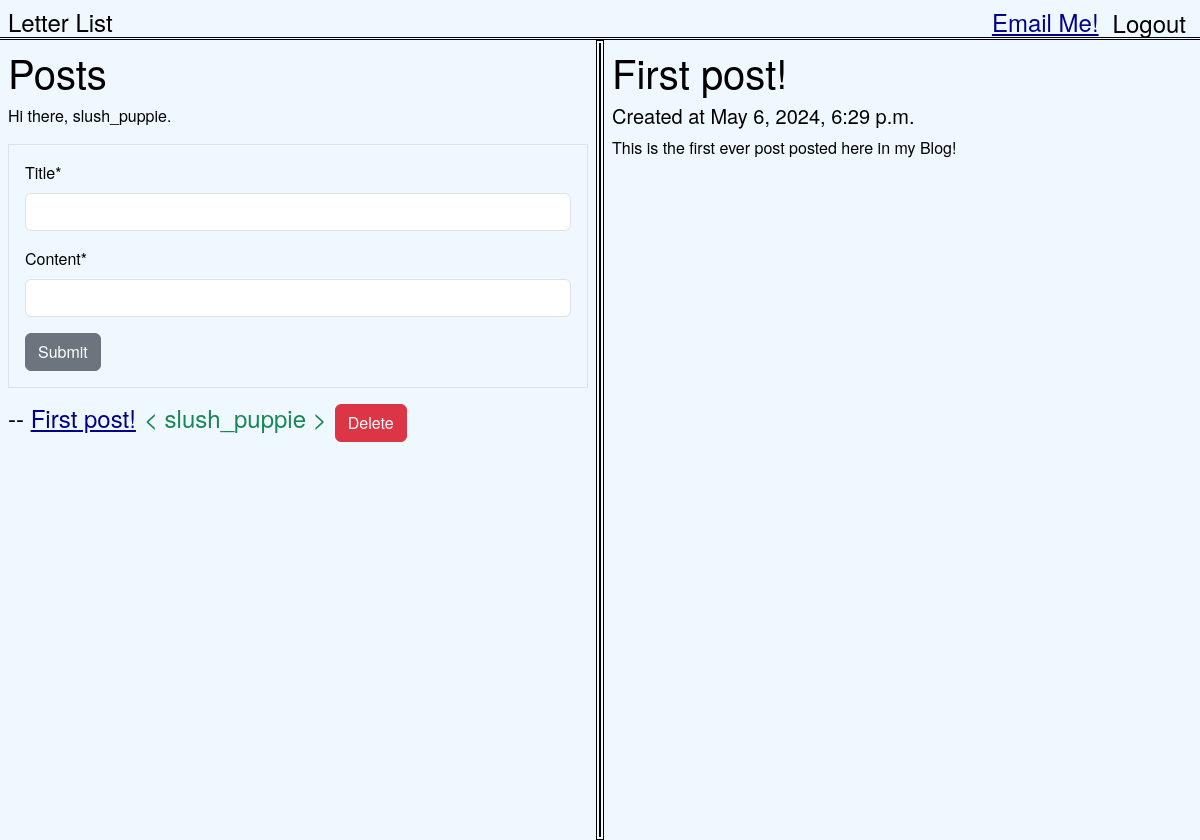
The page /home/1 (signed in) on the database its author committed.
### blog/models.py (models this page shows)
class post(models.Model):
    author = models.ForeignKey(User, default=1, null=True, on_delete=models.SET_NULL)
    title = models.CharField(max_length=200)
    content = models.CharField(max_length=10000)
    created_at = models.DateTimeField(auto_now_add=True)

### blog/views.py (the view, shortened to what this page needs)
# urls.py: path('home/<int:id>', views.home),
def home(request, id=1):
    form = postForm
    Post = post.objects.get(pk=id)
    context = {
        "posts":post.objects.all().order_by('-id'),
        "form":form,
        "post":Post,
    }
    form = postForm()
    return render(request, "index.html", context)

### blog/templates/index.html (shortened to what this page needs)
{% extends 'base.html' %}
{% load crispy_forms_tags %}
{% block content %}
<nav id="nav" class="px-2 py-1 inline d-flex flex-row">
  <a class="navbar-brand" href="#">Letter List</a>
  <div id="separator"></div>
  <a href="mailto:letterlista@aol.com" id="mail" class="mx-2">Email Me!</a>
  <div class="text-white" id="navbarSupportedContent">
    {% if user.is_authenticated %}
    <form method="POST" id="smol" action="{% url 'logout' %}" class="w-25 h-100">
      <button id="button" type="submit">Logout</button>
    </form>
    {% endif %}
  </div>
</nav>
<div class="d-flex flex-row h-100">
    <div class="p-2 w-50 h-100" style="overflow: scroll;">
        <h1>Posts</h1>
        {% if user.is_staff %}
        <p>Hi there, {{ request.user }}.</p>
        <form method="post" class="border p-3">
            {{ form|crispy }}
            <button class="btn btn-secondary" type="submit" name="post_post">Submit</button>
        </form>
        {% endif %}
        {% for post in posts %}
            <div class="d-flex flex-row flex-inline">
              <h4>-- <a href="../home/{{ post.id }}">{{ post.title }}</a></h4>
              <h4 class="text-success px-2">< {{ post.author }} ></h4>
              {% if user.is_staff %}
                <a href="../delete_post/{{post.id}}" class="underline text-white"><button class="btn btn-danger" type="submit" name="delete_post">Delete</button></a>
              {% endif %}
            </div>
        {% endfor %}
    </div>
    <div id="vertical-border"></div>
    <div class="p-2 w-50 h-100" id="view">
        {% if post %}
          <h1>{{ post.title }}</h1>
          <h5>Created at {{ post.created_at }}</h5>
          <p>{{ post.content }}</p>
        {% else %}
          <h1>{{ post.title }}</h1>
          <h5>Created at {{ post.created_at }}</h5>
          <p>{{ post.content }}</p>
        {% endif %}
    </div>
</div>
{% endblock content %}

### blog/templates/base.html (style rules this page uses)
#vertical-border { width: 0; height: 100%; border-style:double; border-width: 0.5vh; }
a { color: darkblue; }
#smol { font-size: smaller; transform: translateX(0%); }
#mail { font-size: 3vh; height: 3vh; width: fit-content; min-width: fit-content; }
#separator { width: 90%; color: white; padding:0; margin:0; }
nav { height: 5vh; }
#nav { font-family: "Helvetica Neue"; font-size: 3vh; height: 5vh; background-color: aliceblue; color: black; border-bottom-style: double; border-color: black; }
#button { font-size: 3vh; width: auto; height: 4vh; color: black; border: black; background: none; border-radius: 1vh; }

### rows shown on the page
post: title "First post!", author "slush_puppie", created_at "May 6, 2024, 6:29 p.m.", content "This is the first ever post posted here in my Blog!"

### other values the page prints
{{ request.user }} "slush_puppie"
